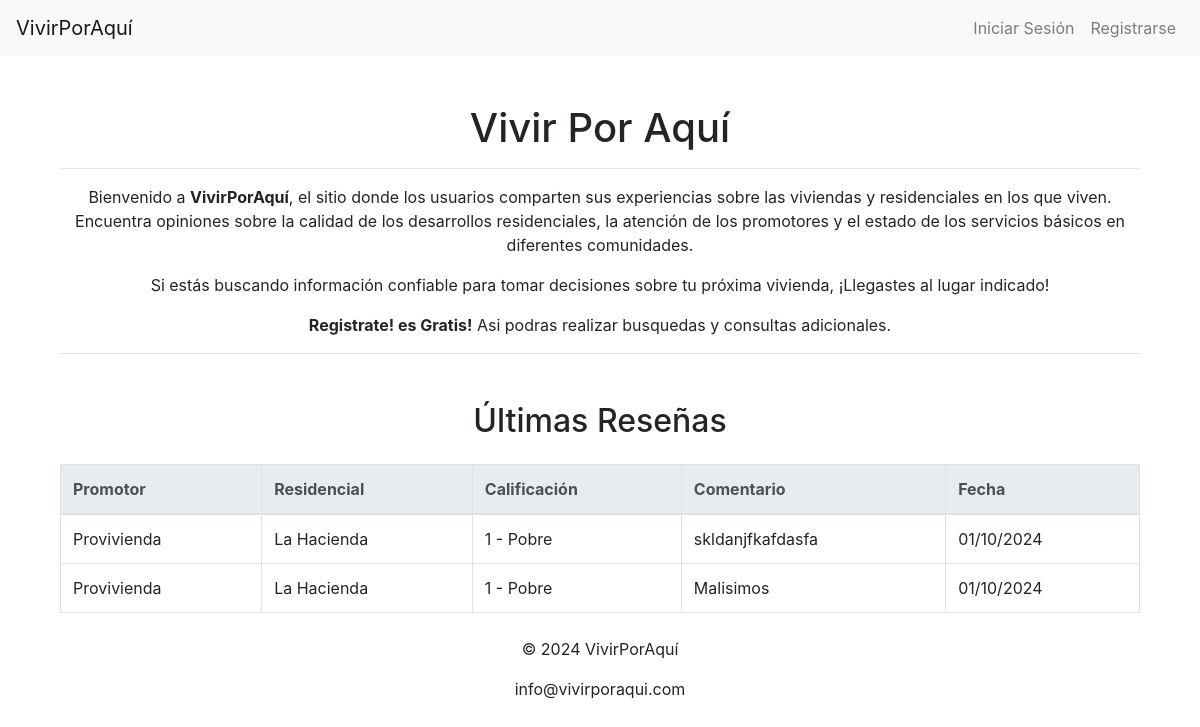
The app's page /cuentas/, older data.
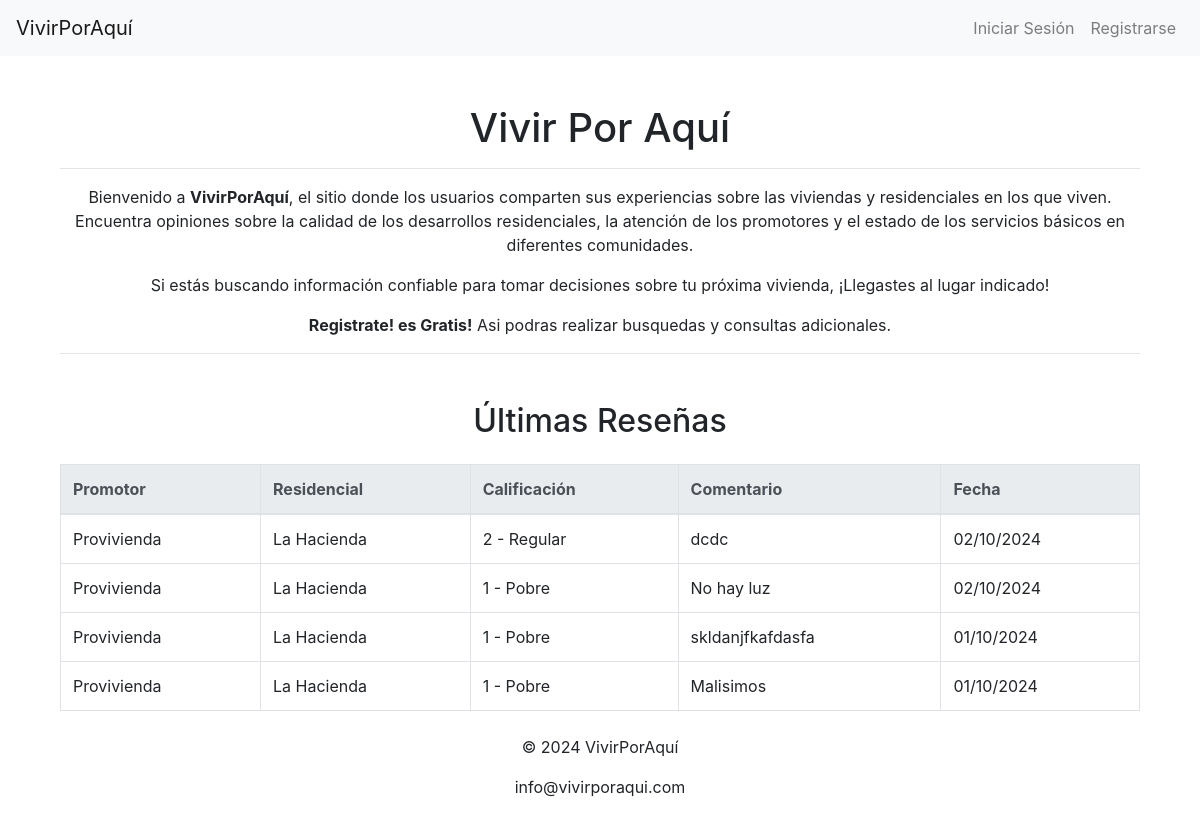
The same page, newer data.
### SiteApp/models.py (models this page shows, shortened)
class Resena(models.Model):
    CALIFICACION_OPCIONES = [
        (1, '1 - Pobre'),
        (2, '2 - Regular'),
        (3, '3 - Bueno'),
        (4, '4 - Muy Bueno'),
        (5, '5 - Excelente'),
    ]
    residencial = models.ForeignKey(Residencial, on_delete=models.CASCADE)
    usuario = models.ForeignKey(User, on_delete=models.CASCADE)
    calificacion = models.IntegerField(choices=CALIFICACION_OPCIONES)
    comentario = models.TextField()
    hashtags = models.CharField(max_length=255, help_text="Agrega hashtags separados por comas")  # Nuevo campo de Hashtags
    fecha_publicacion = models.DateTimeField(auto_now_add=True)

class Residencial(models.Model):
    nombre = models.CharField(max_length=255)
    promotor = models.ForeignKey(Promotor, on_delete=models.CASCADE)

class Promotor(models.Model):
    nombre = models.CharField(max_length=255)

### SiteApp/views.py (the view)
# urls.py: path('', views.inicio, name='pagina_inicio'),  # Página de inicio con las reseñas más recientes
def inicio(request):
    resenas = Resena.objects.order_by('-fecha_publicacion')[:20]
    return render(request, 'inicio.html', {'resenas': resenas})

### SiteApp/templates/inicio.html
{% extends 'base.html' %}
{% block content %}
<div class="container mt-5">
    <div class="text-center mb-5">
        <h1>Vivir Por Aquí</h1>
        <hr>
        <p>Bienvenido a <strong>VivirPorAquí</strong>, el sitio donde los usuarios comparten sus experiencias sobre las viviendas y residenciales en los que viven. Encuentra opiniones sobre la calidad de los desarrollos residenciales, la atención de los promotores y el estado de los servicios básicos en diferentes comunidades.</p>
        <p>Si estás buscando información confiable para tomar decisiones sobre tu próxima vivienda, ¡Llegastes al lugar indicado!</p>
        <p><strong>Registrate! es Gratis!</strong> Asi podras realizar busquedas y consultas adicionales.</p>
        <hr>
    </div>
    <h2 class="text-center mb-4">Últimas Reseñas</h2>
    <table class="table table-bordered">
        <thead class="thead-light">
            <tr>
                <th>Promotor</th>
                <th>Residencial</th>
                <th>Calificación</th>
                <th>Comentario</th>
                <th>Fecha</th>
            </tr>
        </thead>
        <tbody>
            {% if resenas %}
                {% for resena in resenas %}
                    <tr>
                        <td>{{ resena.residencial.promotor.nombre }}</td>
                        <td>{{ resena.residencial.nombre }}</td>
                        <td>{{ resena.get_calificacion_display }}</td>
                        <td>{{ resena.comentario }}</td>
                        <td>{{ resena.fecha_publicacion|date:"d/m/Y" }}</td>
                    </tr>
                {% endfor %}
            {% else %}
                <tr>
                    <td colspan="5" class="text-center">No hay reseñas disponibles</td>
                </tr>
            {% endif %}
        </tbody>
    </table>
</div>
{% endblock %}

Row changes from the older to the newer data that the page shows:
added Resena: residencial.promotor.nombre "Provivienda", residencial.nombre "La Hacienda", calificacion "2 - Regular", comentario "dcdc", fecha_publicacion "02/10/2024"
added Resena: residencial.promotor.nombre "Provivienda", residencial.nombre "La Hacienda", calificacion "1 - Pobre", comentario "No hay luz", fecha_publicacion "02/10/2024"
